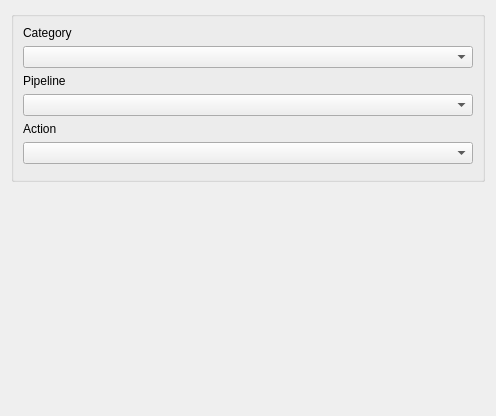
<?xml version="1.0" encoding="UTF-8"?>
<ui version="4.0">
 <class>image_generator_preferences</class>
 <widget class="QWidget" name="image_generator_preferences">
  <property name="geometry">
   <rect>
    <x>0</x>
    <y>0</y>
    <width>496</width>
    <height>416</height>
   </rect>
  </property>
  <property name="windowTitle">
   <string>Form</string>
  </property>
  <layout class="QGridLayout" name="gridLayout">
   <item row="1" column="0">
    <spacer name="verticalSpacer">
     <property name="orientation">
      <enum>Qt::Vertical</enum>
     </property>
     <property name="sizeHint" stdset="0">
      <size>
       <width>20</width>
       <height>40</height>
      </size>
     </property>
    </spacer>
   </item>
   <item row="0" column="0">
    <widget class="QGroupBox" name="groupBox">
     <property name="title">
      <string/>
     </property>
     <layout class="QGridLayout" name="gridLayout_2">
      <item row="7" column="0">
       <widget class="QLabel" name="label_4">
        <property name="text">
         <string>Action</string>
        </property>
       </widget>
      </item>
      <item row="8" column="0">
       <widget class="QComboBox" name="action"/>
      </item>
      <item row="4" column="0">
       <widget class="QComboBox" name="pipeline"/>
      </item>
      <item row="0" column="0">
       <widget class="QLabel" name="label">
        <property name="text">
         <string>Category</string>
        </property>
       </widget>
      </item>
      <item row="3" column="0">
       <widget class="QLabel" name="label_2">
        <property name="text">
         <string>Pipeline</string>
        </property>
       </widget>
      </item>
      <item row="1" column="0">
       <widget class="QComboBox" name="category"/>
      </item>
      <item row="9" column="0">
       <widget class="StableDiffusionSettingsWidget" name="generator_form" native="true"/>
      </item>
     </layout>
    </widget>
   </item>
  </layout>
 </widget>
 <customwidgets>
  <customwidget>
   <class>StableDiffusionSettingsWidget</class>
   <extends>QWidget</extends>
   <header>airunner/gui/widgets/stablediffusion/stable_diffusion_settings_widget</header>
   <container>1</container>
  </customwidget>
 </customwidgets>
 <resources/>
 <connections>
  <connection>
   <sender>category</sender>
   <signal>currentTextChanged(QString)</signal>
   <receiver>image_generator_preferences</receiver>
   <slot>category_changed(QString)</slot>
   <hints>
    <hint type="sourcelabel">
     <x>93</x>
     <y>71</y>
    </hint>
    <hint type="destinationlabel">
     <x>26</x>
     <y>-20</y>
    </hint>
   </hints>
  </connection>
  <connection>
   <sender>pipeline</sender>
   <signal>currentTextChanged(QString)</signal>
   <receiver>image_generator_preferences</receiver>
   <slot>pipeline_changed(QString)</slot>
   <hints>
    <hint type="sourcelabel">
     <x>268</x>
     <y>166</y>
    </hint>
    <hint type="destinationlabel">
     <x>155</x>
     <y>-9</y>
    </hint>
   </hints>
  </connection>
  <connection>
   <sender>action</sender>
   <signal>currentTextChanged(QString)</signal>
   <receiver>image_generator_preferences</receiver>
   <slot>action_changed(QString)</slot>
   <hints>
    <hint type="sourcelabel">
     <x>300</x>
     <y>220</y>
    </hint>
    <hint type="destinationlabel">
     <x>230</x>
     <y>1</y>
    </hint>
   </hints>
  </connection>
 </connections>
 <slots>
  <slot>stablediffusion_toggled(bool)</slot>
  <slot>kandinsky_toggled(bool)</slot>
  <slot>category_changed(QString)</slot>
  <slot>pipeline_changed(QString)</slot>
  <slot>version_changed(QString)</slot>
  <slot>action_changed(QString)</slot>
  <slot>model_changed(QString)</slot>
 </slots>
</ui>
